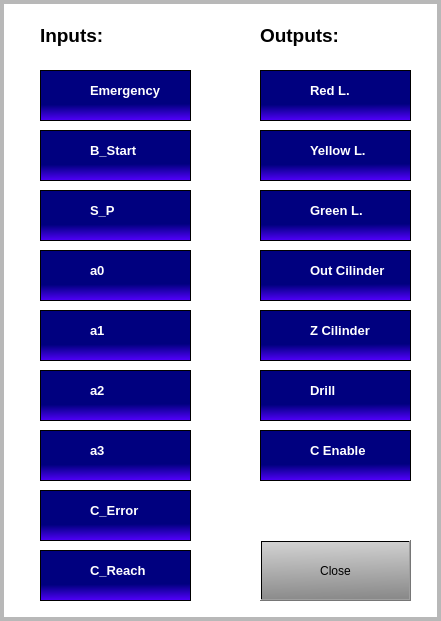
  <widget class="QFrame" name="frameInOut">
   <property name="enabled">
    <bool>true</bool>
   </property>
   <property name="geometry">
    <rect>
     <x>1290</x>
     <y>10</y>
     <width>441</width>
     <height>621</height>
    </rect>
   </property>
   <property name="styleSheet">
    <string notr="true">background-color: rgba(255, 255, 255, 0);</string>
   </property>
   <property name="frameShape">
    <enum>QFrame::Box</enum>
   </property>
   <property name="frameShadow">
    <enum>QFrame::Sunken</enum>
   </property>
   <property name="lineWidth">
    <number>0</number>
   </property>
   <property name="midLineWidth">
    <number>4</number>
   </property>
   <widget class="QFrame" name="frame_5">
    <property name="geometry">
     <rect>
      <x>40</x>
      <y>70</y>
      <width>151</width>
      <height>51</height>
     </rect>
    </property>
    <property name="styleSheet">
     <string notr="true">background-color: qlineargradient(spread:pad, x1:0.586158, y1:0.671, x2:0.593, y2:1, stop:0 rgba(0, 0, 127, 255), stop:1 rgba(85, 0, 255, 255));</string>
    </property>
    <property name="frameShape">
     <enum>QFrame::StyledPanel</enum>
    </property>
    <property name="frameShadow">
     <enum>QFrame::Raised</enum>
    </property>
    <widget class="QLabel" name="label_5">
     <property name="geometry">
      <rect>
       <x>10</x>
       <y>10</y>
       <width>30</width>
       <height>30</height>
      </rect>
     </property>
     <property name="styleSheet">
      <string notr="true">background-color: rgba(255, 255, 255, 0);</string>
     </property>
     <property name="text">
      <string/>
     </property>
     <property name="pixmap">
      <pixmap>Images/circle_dGreen.png</pixmap>
     </property>
     <property name="scaledContents">
      <bool>true</bool>
     </property>
    </widget>
    <widget class="QLabel" name="label_6">
     <property name="geometry">
      <rect>
       <x>50</x>
       <y>0</y>
       <width>101</width>
       <height>41</height>
      </rect>
     </property>
     <property name="styleSheet">
      <string notr="true">background-color: rgba(255, 255, 255, 0);</string>
     </property>
     <property name="text">
      <string>&lt;html&gt;&lt;head/&gt;&lt;body&gt;&lt;p&gt;&lt;span style=&quot; font-size:10pt; font-weight:600; color:#ffffff;&quot;&gt;Emergency&lt;/span&gt;&lt;/p&gt;&lt;/body&gt;&lt;/html&gt;</string>
     </property>
    </widget>
   </widget>
   <widget class="QFrame" name="frame_6">
    <property name="geometry">
     <rect>
      <x>40</x>
      <y>130</y>
      <width>151</width>
      <height>51</height>
     </rect>
    </property>
    <property name="styleSheet">
     <string notr="true">background-color: qlineargradient(spread:pad, x1:0.586158, y1:0.671, x2:0.593, y2:1, stop:0 rgba(0, 0, 127, 255), stop:1 rgba(85, 0, 255, 255));</string>
    </property>
    <property name="frameShape">
     <enum>QFrame::StyledPanel</enum>
    </property>
    <property name="frameShadow">
     <enum>QFrame::Raised</enum>
    </property>
    <widget class="QLabel" name="label_7">
     <property name="geometry">
      <rect>
       <x>10</x>
       <y>10</y>
       <width>30</width>
       <height>30</height>
      </rect>
     </property>
     <property name="styleSheet">
      <string notr="true">background-color: rgba(255, 255, 255, 0);</string>
     </property>
     <property name="text">
      <string/>
     </property>
     <property name="pixmap">
      <pixmap>Images/circle_dGreen.png</pixmap>
     </property>
     <property name="scaledContents">
      <bool>true</bool>
     </property>
    </widget>
    <widget class="QLabel" name="label_8">
     <property name="geometry">
      <rect>
       <x>50</x>
       <y>0</y>
       <width>101</width>
       <height>41</height>
      </rect>
     </property>
     <property name="styleSheet">
      <string notr="true">background-color: rgba(255, 255, 255, 0);</string>
     </property>
     <property name="text">
      <string>&lt;html&gt;&lt;head/&gt;&lt;body&gt;&lt;p&gt;&lt;span style=&quot; font-size:10pt; font-weight:600; color:#ffffff;&quot;&gt;B_Start&lt;/span&gt;&lt;/p&gt;&lt;/body&gt;&lt;/html&gt;</string>
     </property>
    </widget>
   </widget>
   <widget class="QFrame" name="frame_7">
    <property name="geometry">
     <rect>
      <x>40</x>
      <y>190</y>
      <width>151</width>
      <height>51</height>
     </rect>
    </property>
    <property name="styleSheet">
     <string notr="true">background-color: qlineargradient(spread:pad, x1:0.586158, y1:0.671, x2:0.593, y2:1, stop:0 rgba(0, 0, 127, 255), stop:1 rgba(85, 0, 255, 255));</string>
    </property>
    <property name="frameShape">
     <enum>QFrame::StyledPanel</enum>
    </property>
    <property name="frameShadow">
     <enum>QFrame::Raised</enum>
    </property>
    <widget class="QLabel" name="label_9">
     <property name="geometry">
      <rect>
       <x>10</x>
       <y>10</y>
       <width>30</width>
       <height>30</height>
      </rect>
     </property>
     <property name="styleSheet">
      <string notr="true">background-color: rgba(255, 255, 255, 0);</string>
     </property>
     <property name="text">
      <string/>
     </property>
     <property name="pixmap">
      <pixmap>Images/circle_dGreen.png</pixmap>
     </property>
     <property name="scaledContents">
      <bool>true</bool>
     </property>
    </widget>
    <widget class="QLabel" name="label_10">
     <property name="geometry">
      <rect>
       <x>50</x>
       <y>0</y>
       <width>101</width>
       <height>41</height>
      </rect>
     </property>
     <property name="styleSheet">
      <string notr="true">background-color: rgba(255, 255, 255, 0);</string>
     </property>
     <property name="text">
      <string>&lt;html&gt;&lt;head/&gt;&lt;body&gt;&lt;p&gt;&lt;span style=&quot; font-size:10pt; font-weight:600; color:#ffffff;&quot;&gt;S_P&lt;/span&gt;&lt;/p&gt;&lt;/body&gt;&lt;/html&gt;</string>
     </property>
    </widget>
   </widget>
   <widget class="QFrame" name="frame_8">
    <property name="geometry">
     <rect>
      <x>40</x>
      <y>250</y>
      <width>151</width>
      <height>51</height>
     </rect>
    </property>
    <property name="styleSheet">
     <string notr="true">background-color: qlineargradient(spread:pad, x1:0.586158, y1:0.671, x2:0.593, y2:1, stop:0 rgba(0, 0, 127, 255), stop:1 rgba(85, 0, 255, 255));</string>
    </property>
    <property name="frameShape">
     <enum>QFrame::StyledPanel</enum>
    </property>
    <property name="frameShadow">
     <enum>QFrame::Raised</enum>
    </property>
    <widget class="QLabel" name="label_11">
     <property name="geometry">
      <rect>
       <x>10</x>
       <y>10</y>
       <width>30</width>
       <height>30</height>
      </rect>
     </property>
     <property name="styleSheet">
      <string notr="true">background-color: rgba(255, 255, 255, 0);</string>
     </property>
     <property name="text">
      <string/>
     </property>
     <property name="pixmap">
      <pixmap>Images/circle_dGreen.png</pixmap>
     </property>
     <property name="scaledContents">
      <bool>true</bool>
     </property>
    </widget>
    <widget class="QLabel" name="label_12">
     <property name="geometry">
      <rect>
       <x>50</x>
       <y>0</y>
       <width>101</width>
       <height>41</height>
      </rect>
     </property>
     <property name="styleSheet">
      <string notr="true">background-color: rgba(255, 255, 255, 0);</string>
     </property>
     <property name="text">
      <string>&lt;html&gt;&lt;head/&gt;&lt;body&gt;&lt;p&gt;&lt;span style=&quot; font-size:10pt; font-weight:600; color:#ffffff;&quot;&gt;a0&lt;/span&gt;&lt;/p&gt;&lt;/body&gt;&lt;/html&gt;</string>
     </property>
    </widget>
   </widget>
   <widget class="QFrame" name="frame_9">
    <property name="geometry">
     <rect>
      <x>40</x>
      <y>370</y>
      <width>151</width>
      <height>51</height>
     </rect>
    </property>
    <property name="styleSheet">
     <string notr="true">background-color: qlineargradient(spread:pad, x1:0.586158, y1:0.671, x2:0.593, y2:1, stop:0 rgba(0, 0, 127, 255), stop:1 rgba(85, 0, 255, 255));</string>
    </property>
    <property name="frameShape">
     <enum>QFrame::StyledPanel</enum>
    </property>
    <property name="frameShadow">
     <enum>QFrame::Raised</enum>
    </property>
    <widget class="QLabel" name="label_23">
     <property name="geometry">
      <rect>
       <x>10</x>
       <y>10</y>
       <width>30</width>
       <height>30</height>
      </rect>
     </property>
     <property name="styleSheet">
      <string notr="true">background-color: rgba(255, 255, 255, 0);</string>
     </property>
     <property name="text">
      <string/>
     </property>
     <property name="pixmap">
      <pixmap>Images/circle_dGreen.png</pixmap>
     </property>
     <property name="scaledContents">
      <bool>true</bool>
     </property>
    </widget>
    <widget class="QLabel" name="label_24">
     <property name="geometry">
      <rect>
       <x>50</x>
       <y>0</y>
       <width>101</width>
       <height>41</height>
      </rect>
     </property>
     <property name="styleSheet">
      <string notr="true">background-color: rgba(255, 255, 255, 0);</string>
     </property>
     <property name="text">
      <string>&lt;html&gt;&lt;head/&gt;&lt;body&gt;&lt;p&gt;&lt;span style=&quot; font-size:10pt; font-weight:600; color:#ffffff;&quot;&gt;a2&lt;/span&gt;&lt;/p&gt;&lt;/body&gt;&lt;/html&gt;</string>
     </property>
    </widget>
   </widget>
   <widget class="QFrame" name="frame_10">
    <property name="geometry">
     <rect>
      <x>40</x>
      <y>430</y>
      <width>151</width>
      <height>51</height>
     </rect>
    </property>
    <property name="styleSheet">
     <string notr="true">background-color: qlineargradient(spread:pad, x1:0.586158, y1:0.671, x2:0.593, y2:1, stop:0 rgba(0, 0, 127, 255), stop:1 rgba(85, 0, 255, 255));</string>
    </property>
    <property name="frameShape">
     <enum>QFrame::StyledPanel</enum>
    </property>
    <property name="frameShadow">
     <enum>QFrame::Raised</enum>
    </property>
    <widget class="QLabel" name="label_25">
     <property name="geometry">
      <rect>
       <x>10</x>
       <y>10</y>
       <width>30</width>
       <height>30</height>
      </rect>
     </property>
     <property name="styleSheet">
      <string notr="true">background-color: rgba(255, 255, 255, 0);</string>
     </property>
     <property name="text">
      <string/>
     </property>
     <property name="pixmap">
      <pixmap>Images/circle_dGreen.png</pixmap>
     </property>
     <property name="scaledContents">
      <bool>true</bool>
     </property>
    </widget>
    <widget class="QLabel" name="label_26">
     <property name="geometry">
      <rect>
       <x>50</x>
       <y>0</y>
       <width>101</width>
       <height>41</height>
      </rect>
     </property>
     <property name="styleSheet">
      <string notr="true">background-color: rgba(255, 255, 255, 0);</string>
     </property>
     <property name="text">
      <string>&lt;html&gt;&lt;head/&gt;&lt;body&gt;&lt;p&gt;&lt;span style=&quot; font-size:10pt; font-weight:600; color:#ffffff;&quot;&gt;a3&lt;/span&gt;&lt;/p&gt;&lt;/body&gt;&lt;/html&gt;</string>
     </property>
    </widget>
   </widget>
   <widget class="QFrame" name="frame_12">
    <property name="geometry">
     <rect>
      <x>40</x>
      <y>310</y>
      <width>151</width>
      <height>51</height>
     </rect>
    </property>
    <property name="styleSheet">
     <string notr="true">background-color: qlineargradient(spread:pad, x1:0.586158, y1:0.671, x2:0.593, y2:1, stop:0 rgba(0, 0, 127, 255), stop:1 rgba(85, 0, 255, 255));</string>
    </property>
    <property name="frameShape">
     <enum>QFrame::StyledPanel</enum>
    </property>
    <property name="frameShadow">
     <enum>QFrame::Raised</enum>
    </property>
    <widget class="QLabel" name="label_27">
     <property name="geometry">
      <rect>
       <x>10</x>
       <y>10</y>
       <width>30</width>
       <height>30</height>
      </rect>
     </property>
     <property name="styleSheet">
      <string notr="true">background-color: rgba(255, 255, 255, 0);</string>
     </property>
     <property name="text">
      <string/>
     </property>
     <property name="pixmap">
      <pixmap>Images/circle_dGreen.png</pixmap>
     </property>
     <property name="scaledContents">
      <bool>true</bool>
     </property>
    </widget>
    <widget class="QLabel" name="label_28">
     <property name="geometry">
      <rect>
       <x>50</x>
       <y>0</y>
       <width>101</width>
       <height>41</height>
      </rect>
     </property>
     <property name="styleSheet">
      <string notr="true">background-color: rgba(255, 255, 255, 0);</string>
     </property>
     <property name="text">
      <string>&lt;html&gt;&lt;head/&gt;&lt;body&gt;&lt;p&gt;&lt;span style=&quot; font-size:10pt; font-weight:600; color:#ffffff;&quot;&gt;a1&lt;/span&gt;&lt;/p&gt;&lt;/body&gt;&lt;/html&gt;</string>
     </property>
    </widget>
   </widget>
   <widget class="QFrame" name="frame_13">
    <property name="geometry">
     <rect>
      <x>40</x>
      <y>490</y>
      <width>151</width>
      <height>51</height>
     </rect>
    </property>
    <property name="styleSheet">
     <string notr="true">background-color: qlineargradient(spread:pad, x1:0.586158, y1:0.671, x2:0.593, y2:1, stop:0 rgba(0, 0, 127, 255), stop:1 rgba(85, 0, 255, 255));</string>
    </property>
    <property name="frameShape">
     <enum>QFrame::StyledPanel</enum>
    </property>
    <property name="frameShadow">
     <enum>QFrame::Raised</enum>
    </property>
    <widget class="QLabel" name="label_29">
     <property name="geometry">
      <rect>
       <x>10</x>
       <y>10</y>
       <width>30</width>
       <height>30</height>
      </rect>
     </property>
     <property name="styleSheet">
      <string notr="true">background-color: rgba(255, 255, 255, 0);</string>
     </property>
     <property name="text">
      <string/>
     </property>
     <property name="pixmap">
      <pixmap>Images/circle_dGreen.png</pixmap>
     </property>
     <property name="scaledContents">
      <bool>true</bool>
     </property>
    </widget>
    <widget class="QLabel" name="label_30">
     <property name="geometry">
      <rect>
       <x>50</x>
       <y>0</y>
       <width>101</width>
       <height>41</height>
      </rect>
     </property>
     <property name="styleSheet">
      <string notr="true">background-color: rgba(255, 255, 255, 0);</string>
     </property>
     <property name="text">
      <string>&lt;html&gt;&lt;head/&gt;&lt;body&gt;&lt;p&gt;&lt;span style=&quot; font-size:10pt; font-weight:600; color:#ffffff;&quot;&gt;C_Error&lt;/span&gt;&lt;/p&gt;&lt;/body&gt;&lt;/html&gt;</string>
     </property>
    </widget>
   </widget>
   <widget class="QFrame" name="frame_14">
    <property name="geometry">
     <rect>
      <x>40</x>
      <y>550</y>
      <width>151</width>
      <height>51</height>
     </rect>
    </property>
    <property name="styleSheet">
     <string notr="true">background-color: qlineargradient(spread:pad, x1:0.586158, y1:0.671, x2:0.593, y2:1, stop:0 rgba(0, 0, 127, 255), stop:1 rgba(85, 0, 255, 255));</string>
    </property>
    <property name="frameShape">
     <enum>QFrame::StyledPanel</enum>
    </property>
    <property name="frameShadow">
     <enum>QFrame::Raised</enum>
    </property>
    <widget class="QLabel" name="label_31">
     <property name="geometry">
      <rect>
       <x>10</x>
       <y>10</y>
       <width>30</width>
       <height>30</height>
      </rect>
     </property>
     <property name="styleSheet">
      <string notr="true">background-color: rgba(255, 255, 255, 0);</string>
     </property>
     <property name="text">
      <string/>
     </property>
     <property name="pixmap">
      <pixmap>Images/circle_dGreen.png</pixmap>
     </property>
     <property name="scaledContents">
      <bool>true</bool>
     </property>
    </widget>
    <widget class="QLabel" name="label_32">
     <property name="geometry">
      <rect>
       <x>50</x>
       <y>0</y>
       <width>101</width>
       <height>41</height>
      </rect>
     </property>
     <property name="styleSheet">
      <string notr="true">background-color: rgba(255, 255, 255, 0);</string>
     </property>
     <property name="text">
      <string>&lt;html&gt;&lt;head/&gt;&lt;body&gt;&lt;p&gt;&lt;span style=&quot; font-size:10pt; font-weight:600; color:#ffffff;&quot;&gt;C_Reach&lt;/span&gt;&lt;/p&gt;&lt;/body&gt;&lt;/html&gt;</string>
     </property>
    </widget>
   </widget>
   <widget class="QFrame" name="frame_11">
    <property name="geometry">
     <rect>
      <x>260</x>
      <y>130</y>
      <width>151</width>
      <height>51</height>
     </rect>
    </property>
    <property name="styleSheet">
     <string notr="true">background-color: qlineargradient(spread:pad, x1:0.586158, y1:0.671, x2:0.593, y2:1, stop:0 rgba(0, 0, 127, 255), stop:1 rgba(85, 0, 255, 255));</string>
    </property>
    <property name="frameShape">
     <enum>QFrame::StyledPanel</enum>
    </property>
    <property name="frameShadow">
     <enum>QFrame::Raised</enum>
    </property>
    <widget class="QLabel" name="label_17">
     <property name="geometry">
      <rect>
       <x>10</x>
       <y>10</y>
       <width>30</width>
       <height>30</height>
      </rect>
     </property>
     <property name="styleSheet">
      <string notr="true">background-color: rgba(255, 255, 255, 0);</string>
     </property>
     <property name="text">
      <string/>
     </property>
     <property name="pixmap">
      <pixmap>Images/circle_dGreen.png</pixmap>
     </property>
     <property name="scaledContents">
      <bool>true</bool>
     </property>
    </widget>
    <widget class="QLabel" name="label_18">
     <property name="geometry">
      <rect>
       <x>50</x>
       <y>0</y>
       <width>101</width>
       <height>41</height>
      </rect>
     </property>
     <property name="styleSheet">
      <string notr="true">background-color: rgba(255, 255, 255, 0);</string>
     </property>
     <property name="text">
      <string>&lt;html&gt;&lt;head/&gt;&lt;body&gt;&lt;p&gt;&lt;span style=&quot; font-size:10pt; font-weight:600; color:#ffffff;&quot;&gt;Yellow L.&lt;/span&gt;&lt;/p&gt;&lt;/body&gt;&lt;/html&gt;</string>
     </property>
    </widget>
   </widget>
   <widget class="QFrame" name="frame_15">
    <property name="geometry">
     <rect>
      <x>260</x>
      <y>370</y>
      <width>151</width>
      <height>51</height>
     </rect>
    </property>
    <property name="styleSheet">
     <string notr="true">background-color: qlineargradient(spread:pad, x1:0.586158, y1:0.671, x2:0.593, y2:1, stop:0 rgba(0, 0, 127, 255), stop:1 rgba(85, 0, 255, 255));</string>
    </property>
    <property name="frameShape">
     <enum>QFrame::StyledPanel</enum>
    </property>
    <property name="frameShadow">
     <enum>QFrame::Raised</enum>
    </property>
    <widget class="QLabel" name="label_33">
     <property name="geometry">
      <rect>
       <x>10</x>
       <y>10</y>
       <width>30</width>
       <height>30</height>
      </rect>
     </property>
     <property name="styleSheet">
      <string notr="true">background-color: rgba(255, 255, 255, 0);</string>
     </property>
     <property name="text">
      <string/>
     </property>
     <property name="pixmap">
      <pixmap>Images/circle_dGreen.png</pixmap>
     </property>
     <property name="scaledContents">
      <bool>true</bool>
     </property>
    </widget>
    <widget class="QLabel" name="label_34">
     <property name="geometry">
      <rect>
       <x>50</x>
       <y>0</y>
       <width>101</width>
       <height>41</height>
      </rect>
     </property>
     <property name="styleSheet">
      <string notr="true">background-color: rgba(255, 255, 255, 0);</string>
     </property>
     <property name="text">
      <string>&lt;html&gt;&lt;head/&gt;&lt;body&gt;&lt;p&gt;&lt;span style=&quot; font-size:10pt; font-weight:600; color:#ffffff;&quot;&gt;Drill&lt;/span&gt;&lt;/p&gt;&lt;/body&gt;&lt;/html&gt;</string>
     </property>
    </widget>
   </widget>
   <widget class="QFrame" name="frame_16">
    <property name="geometry">
     <rect>
      <x>260</x>
      <y>430</y>
      <width>151</width>
      <height>51</height>
     </rect>
    </property>
    <property name="styleSheet">
     <string notr="true">background-color: qlineargradient(spread:pad, x1:0.586158, y1:0.671, x2:0.593, y2:1, stop:0 rgba(0, 0, 127, 255), stop:1 rgba(85, 0, 255, 255));</string>
    </property>
    <property name="frameShape">
     <enum>QFrame::StyledPanel</enum>
    </property>
    <property name="frameShadow">
     <enum>QFrame::Raised</enum>
    </property>
    <widget class="QLabel" name="label_35">
     <property name="geometry">
      <rect>
       <x>10</x>
       <y>10</y>
       <width>30</width>
       <height>30</height>
      </rect>
     </property>
     <property name="styleSheet">
      <string notr="true">background-color: rgba(255, 255, 255, 0);</string>
     </property>
     <property name="text">
      <string/>
     </property>
     <property name="pixmap">
      <pixmap>Images/circle_dGreen.png</pixmap>
     </property>
     <property name="scaledContents">
      <bool>true</bool>
     </property>
    </widget>
    <widget class="QLabel" name="label_36">
     <property name="geometry">
      <rect>
       <x>50</x>
       <y>0</y>
       <width>101</width>
       <height>41</height>
      </rect>
     </property>
     <property name="styleSheet">
      <string notr="true">background-color: rgba(255, 255, 255, 0);</string>
     </property>
     <property name="text">
      <string>&lt;html&gt;&lt;head/&gt;&lt;body&gt;&lt;p&gt;&lt;span style=&quot; font-size:10pt; font-weight:600; color:#ffffff;&quot;&gt;C Enable&lt;/span&gt;&lt;/p&gt;&lt;/body&gt;&lt;/html&gt;</string>
     </property>
    </widget>
   </widget>
   <widget class="QFrame" name="frame_17">
    <property name="geometry">
     <rect>
      <x>260</x>
      <y>190</y>
      <width>151</width>
      <height>51</height>
     </rect>
    </property>
    <property name="styleSheet">
     <string notr="true">background-color: qlineargradient(spread:pad, x1:0.586158, y1:0.671, x2:0.593, y2:1, stop:0 rgba(0, 0, 127, 255), stop:1 rgba(85, 0, 255, 255));</string>
    </property>
    <property name="frameShape">
     <enum>QFrame::StyledPanel</enum>
    </property>
    <property name="frameShadow">
     <enum>QFrame::Raised</enum>
    </property>
    <widget class="QLabel" name="label_37">
     <property name="geometry">
      <rect>
       <x>10</x>
       <y>10</y>
       <width>30</width>
       <height>30</height>
      </rect>
     </property>
     <property name="styleSheet">
      <string notr="true">background-color: rgba(255, 255, 255, 0);</string>
     </property>
     <property name="text">
      <string/>
     </property>
     <property name="pixmap">
      <pixmap>Images/circle_dGreen.png</pixmap>
     </property>
     <property name="scaledContents">
      <bool>true</bool>
     </property>
    </widget>
    <widget class="QLabel" name="label_38">
     <property name="geometry">
      <rect>
       <x>50</x>
       <y>0</y>
       <width>101</width>
       <height>41</height>
      </rect>
     </property>
     <property name="styleSheet">
      <string notr="true">background-color: rgba(255, 255, 255, 0);</string>
     </property>
     <property name="text">
      <string>&lt;html&gt;&lt;head/&gt;&lt;body&gt;&lt;p&gt;&lt;span style=&quot; font-size:10pt; font-weight:600; color:#ffffff;&quot;&gt;Green L.&lt;/span&gt;&lt;/p&gt;&lt;/body&gt;&lt;/html&gt;</string>
     </property>
    </widget>
   </widget>
   <widget class="QFrame" name="frame_18">
    <property name="geometry">
     <rect>
      <x>260</x>
      <y>70</y>
      <width>151</width>
      <height>51</height>
     </rect>
    </property>
    <property name="styleSheet">
     <string notr="true">background-color: qlineargradient(spread:pad, x1:0.586158, y1:0.671, x2:0.593, y2:1, stop:0 rgba(0, 0, 127, 255), stop:1 rgba(85, 0, 255, 255));</string>
    </property>
    <property name="frameShape">
     <enum>QFrame::StyledPanel</enum>
    </property>
    <property name="frameShadow">
     <enum>QFrame::Raised</enum>
    </property>
    <widget class="QLabel" name="label_39">
     <property name="geometry">
      <rect>
       <x>10</x>
       <y>10</y>
       <width>30</width>
       <height>30</height>
      </rect>
     </property>
     <property name="styleSheet">
      <string notr="true">background-color: rgba(255, 255, 255, 0);</string>
     </property>
     <property name="text">
      <string/>
     </property>
     <property name="pixmap">
      <pixmap>Images/circle_dGreen.png</pixmap>
     </property>
     <property name="scaledContents">
      <bool>true</bool>
     </property>
    </widget>
    <widget class="QLabel" name="label_40">
     <property name="geometry">
      <rect>
       <x>50</x>
       <y>0</y>
       <width>101</width>
       <height>41</height>
      </rect>
     </property>
     <property name="styleSheet">
      <string notr="true">background-color: rgba(255, 255, 255, 0);</string>
     </property>
     <property name="text">
      <string>&lt;html&gt;&lt;head/&gt;&lt;body&gt;&lt;p&gt;&lt;span style=&quot; font-size:10pt; font-weight:600; color:#ffffff;&quot;&gt;Red L.&lt;/span&gt;&lt;/p&gt;&lt;/body&gt;&lt;/html&gt;</string>
     </property>
    </widget>
   </widget>
   <widget class="QFrame" name="frame_19">
    <property name="geometry">
     <rect>
      <x>260</x>
      <y>310</y>
      <width>151</width>
      <height>51</height>
     </rect>
    </property>
    <property name="styleSheet">
     <string notr="true">background-color: qlineargradient(spread:pad, x1:0.586158, y1:0.671, x2:0.593, y2:1, stop:0 rgba(0, 0, 127, 255), stop:1 rgba(85, 0, 255, 255));</string>
    </property>
    <property name="frameShape">
     <enum>QFrame::StyledPanel</enum>
    </property>
    <property name="frameShadow">
     <enum>QFrame::Raised</enum>
    </property>
    <widget class="QLabel" name="label_41">
     <property name="geometry">
      <rect>
       <x>10</x>
       <y>10</y>
       <width>30</width>
       <height>30</height>
      </rect>
     </property>
     <property name="styleSheet">
      <string notr="true">background-color: rgba(255, 255, 255, 0);</string>
     </property>
     <property name="text">
      <string/>
     </property>
     <property name="pixmap">
      <pixmap>Images/circle_dGreen.png</pixmap>
     </property>
     <property name="scaledContents">
      <bool>true</bool>
     </property>
    </widget>
    <widget class="QLabel" name="label_42">
     <property name="geometry">
      <rect>
       <x>50</x>
       <y>0</y>
       <width>101</width>
       <height>41</height>
      </rect>
     </property>
     <property name="styleSheet">
      <string notr="true">background-color: rgba(255, 255, 255, 0);</string>
     </property>
     <property name="text">
      <string>&lt;html&gt;&lt;head/&gt;&lt;body&gt;&lt;p&gt;&lt;span style=&quot; font-size:10pt; font-weight:600; color:#ffffff;&quot;&gt;Z Cilinder&lt;/span&gt;&lt;/p&gt;&lt;/body&gt;&lt;/html&gt;</string>
     </property>
    </widget>
   </widget>
   <widget class="QFrame" name="frame_20">
    <property name="geometry">
     <rect>
      <x>260</x>
      <y>250</y>
      <width>151</width>
      <height>51</height>
     </rect>
    </property>
    <property name="styleSheet">
     <string notr="true">background-color: qlineargradient(spread:pad, x1:0.586158, y1:0.671, x2:0.593, y2:1, stop:0 rgba(0, 0, 127, 255), stop:1 rgba(85, 0, 255, 255));</string>
    </property>
    <property name="frameShape">
     <enum>QFrame::StyledPanel</enum>
    </property>
    <property name="frameShadow">
     <enum>QFrame::Raised</enum>
    </property>
    <widget class="QLabel" name="label_43">
     <property name="geometry">
      <rect>
       <x>10</x>
       <y>10</y>
       <width>30</width>
       <height>30</height>
      </rect>
     </property>
     <property name="styleSheet">
      <string notr="true">background-color: rgba(255, 255, 255, 0);</string>
     </property>
     <property name="text">
      <string/>
     </property>
     <property name="pixmap">
      <pixmap>Images/circle_dGreen.png</pixmap>
     </property>
     <property name="scaledContents">
      <bool>true</bool>
     </property>
    </widget>
    <widget class="QLabel" name="label_44">
     <property name="geometry">
      <rect>
       <x>50</x>
       <y>0</y>
       <width>101</width>
       <height>41</height>
      </rect>
     </property>
     <property name="styleSheet">
      <string notr="true">background-color: rgba(255, 255, 255, 0);</string>
     </property>
     <property name="text">
      <string>&lt;html&gt;&lt;head/&gt;&lt;body&gt;&lt;p&gt;&lt;span style=&quot; font-size:10pt; font-weight:600; color:#ffffff;&quot;&gt;Out Cilinder&lt;/span&gt;&lt;/p&gt;&lt;/body&gt;&lt;/html&gt;</string>
     </property>
    </widget>
   </widget>
   <widget class="QLabel" name="main_lb_state_2">
    <property name="geometry">
     <rect>
      <x>40</x>
      <y>20</y>
      <width>111</width>
      <height>31</height>
     </rect>
    </property>
    <property name="text">
     <string>&lt;html&gt;&lt;head/&gt;&lt;body&gt;&lt;p&gt;&lt;span style=&quot; font-size:14pt; font-weight:600;&quot;&gt;Inputs: &lt;/span&gt;&lt;/p&gt;&lt;/body&gt;&lt;/html&gt;</string>
    </property>
   </widget>
   <widget class="QLabel" name="main_lb_state_3">
    <property name="geometry">
     <rect>
      <x>260</x>
      <y>20</y>
      <width>111</width>
      <height>31</height>
     </rect>
    </property>
    <property name="text">
     <string>&lt;html&gt;&lt;head/&gt;&lt;body&gt;&lt;p&gt;&lt;span style=&quot; font-size:14pt; font-weight:600;&quot;&gt;Outputs: &lt;/span&gt;&lt;/p&gt;&lt;/body&gt;&lt;/html&gt;</string>
    </property>
   </widget>
   <widget class="QPushButton" name="buttonInOutClose">
    <property name="geometry">
     <rect>
      <x>260</x>
      <y>540</y>
      <width>151</width>
      <height>61</height>
     </rect>
    </property>
    <property name="styleSheet">
     <string notr="true">background-color: qlineargradient(spread:pad, x1:0.528, y1:1, x2:0.472, y2:0.00568182, stop:0 rgba(138, 138, 138, 255), stop:1 rgba(208, 208, 208, 255));</string>
    </property>
    <property name="text">
     <string notr="true">Close</string>
    </property>
    <property name="iconSize">
     <size>
      <width>51</width>
      <height>33</height>
     </size>
    </property>
    <property name="autoDefault">
     <bool>false</bool>
    </property>
    <property name="default">
     <bool>false</bool>
    </property>
    <property name="flat">
     <bool>false</bool>
    </property>
   </widget>
  </widget>
